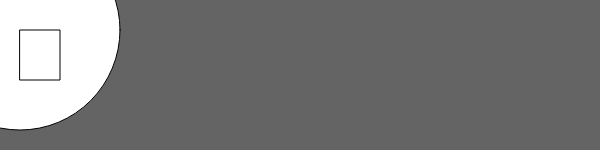
Frame 1 (no input)
Frame 60 (no input): identical to frame 1, image omitted
Frame 120 (the mouse pressed at the canvas centre since frame 60): identical to frame 1, image omitted

The p5.js sketch that drew this single still picture (run headless with seeded random() and noise() and a simulated clock; from frame 60 on, the mouse is pressed at the canvas centre):

// p5.js sketch
// ── sketch.js
function setup() {
  createCanvas(600, 150);


}

function draw() {
  background(100);
  circle(20,30,200);
  rect(20,30,40,50);
}
